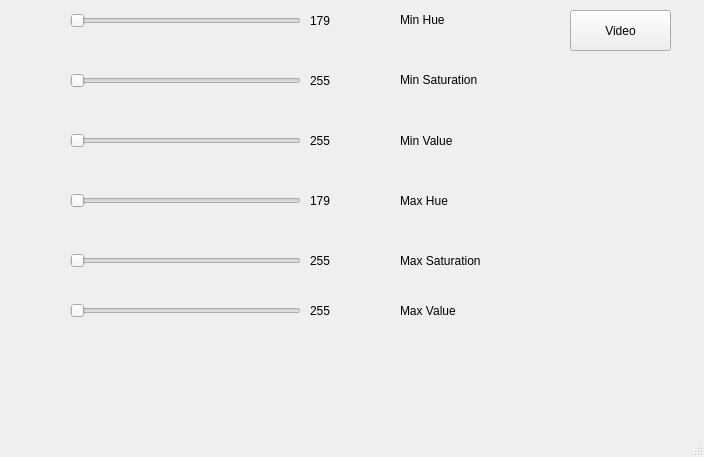
<?xml version="1.0" encoding="UTF-8"?>
<ui version="4.0">
 <class>MainWindow</class>
 <widget class="QMainWindow" name="MainWindow">
  <property name="geometry">
   <rect>
    <x>0</x>
    <y>0</y>
    <width>704</width>
    <height>457</height>
   </rect>
  </property>
  <property name="windowTitle">
   <string>MainWindow</string>
  </property>
  <widget class="QWidget" name="centralwidget">
   <widget class="QSlider" name="hSlider">
    <property name="geometry">
     <rect>
      <x>70</x>
      <y>10</y>
      <width>231</width>
      <height>22</height>
     </rect>
    </property>
    <property name="orientation">
     <enum>Qt::Horizontal</enum>
    </property>
   </widget>
   <widget class="QSlider" name="sSlider">
    <property name="geometry">
     <rect>
      <x>70</x>
      <y>70</y>
      <width>231</width>
      <height>22</height>
     </rect>
    </property>
    <property name="orientation">
     <enum>Qt::Horizontal</enum>
    </property>
   </widget>
   <widget class="QSlider" name="vSlider">
    <property name="geometry">
     <rect>
      <x>70</x>
      <y>130</y>
      <width>231</width>
      <height>22</height>
     </rect>
    </property>
    <property name="orientation">
     <enum>Qt::Horizontal</enum>
    </property>
   </widget>
   <widget class="QLabel" name="label">
    <property name="geometry">
     <rect>
      <x>400</x>
      <y>130</y>
      <width>61</width>
      <height>21</height>
     </rect>
    </property>
    <property name="text">
     <string>Min Value</string>
    </property>
   </widget>
   <widget class="QLabel" name="label_2">
    <property name="geometry">
     <rect>
      <x>400</x>
      <y>70</y>
      <width>91</width>
      <height>20</height>
     </rect>
    </property>
    <property name="text">
     <string>Min Saturation</string>
    </property>
   </widget>
   <widget class="QLabel" name="label_3">
    <property name="geometry">
     <rect>
      <x>400</x>
      <y>10</y>
      <width>61</width>
      <height>20</height>
     </rect>
    </property>
    <property name="text">
     <string>Min Hue</string>
    </property>
   </widget>
   <widget class="QLabel" name="minHue">
    <property name="geometry">
     <rect>
      <x>20</x>
      <y>10</y>
      <width>41</width>
      <height>20</height>
     </rect>
    </property>
    <property name="text">
     <string>&lt;html&gt;&lt;head/&gt;&lt;body&gt;&lt;p align=&quot;right&quot;&gt;&lt;br/&gt;&lt;/p&gt;&lt;/body&gt;&lt;/html&gt;</string>
    </property>
   </widget>
   <widget class="QLabel" name="minSaturation">
    <property name="geometry">
     <rect>
      <x>20</x>
      <y>70</y>
      <width>41</width>
      <height>21</height>
     </rect>
    </property>
    <property name="text">
     <string>&lt;html&gt;&lt;head/&gt;&lt;body&gt;&lt;p align=&quot;right&quot;&gt;&lt;br/&gt;&lt;/p&gt;&lt;/body&gt;&lt;/html&gt;</string>
    </property>
   </widget>
   <widget class="QLabel" name="minValue">
    <property name="geometry">
     <rect>
      <x>20</x>
      <y>130</y>
      <width>41</width>
      <height>21</height>
     </rect>
    </property>
    <property name="text">
     <string>&lt;html&gt;&lt;head/&gt;&lt;body&gt;&lt;p align=&quot;right&quot;&gt;&lt;br/&gt;&lt;/p&gt;&lt;/body&gt;&lt;/html&gt;</string>
    </property>
   </widget>
   <widget class="QLabel" name="maxHue">
    <property name="geometry">
     <rect>
      <x>310</x>
      <y>10</y>
      <width>61</width>
      <height>21</height>
     </rect>
    </property>
    <property name="text">
     <string>179</string>
    </property>
   </widget>
   <widget class="QLabel" name="maxSaturation">
    <property name="geometry">
     <rect>
      <x>310</x>
      <y>70</y>
      <width>61</width>
      <height>21</height>
     </rect>
    </property>
    <property name="text">
     <string>255</string>
    </property>
   </widget>
   <widget class="QLabel" name="maxValue">
    <property name="geometry">
     <rect>
      <x>310</x>
      <y>130</y>
      <width>61</width>
      <height>21</height>
     </rect>
    </property>
    <property name="text">
     <string>255</string>
    </property>
   </widget>
   <widget class="QPushButton" name="Video">
    <property name="geometry">
     <rect>
      <x>570</x>
      <y>10</y>
      <width>101</width>
      <height>41</height>
     </rect>
    </property>
    <property name="text">
     <string>Video</string>
    </property>
   </widget>
   <widget class="QSlider" name="maxHSlider">
    <property name="geometry">
     <rect>
      <x>70</x>
      <y>190</y>
      <width>231</width>
      <height>22</height>
     </rect>
    </property>
    <property name="orientation">
     <enum>Qt::Horizontal</enum>
    </property>
   </widget>
   <widget class="QSlider" name="maxSSlider">
    <property name="geometry">
     <rect>
      <x>70</x>
      <y>250</y>
      <width>231</width>
      <height>22</height>
     </rect>
    </property>
    <property name="orientation">
     <enum>Qt::Horizontal</enum>
    </property>
   </widget>
   <widget class="QSlider" name="maxVSlider">
    <property name="geometry">
     <rect>
      <x>70</x>
      <y>300</y>
      <width>231</width>
      <height>22</height>
     </rect>
    </property>
    <property name="orientation">
     <enum>Qt::Horizontal</enum>
    </property>
   </widget>
   <widget class="QLabel" name="minHue2">
    <property name="geometry">
     <rect>
      <x>20</x>
      <y>190</y>
      <width>41</width>
      <height>21</height>
     </rect>
    </property>
    <property name="text">
     <string/>
    </property>
   </widget>
   <widget class="QLabel" name="minSaturation2">
    <property name="geometry">
     <rect>
      <x>20</x>
      <y>250</y>
      <width>41</width>
      <height>21</height>
     </rect>
    </property>
    <property name="text">
     <string/>
    </property>
   </widget>
   <widget class="QLabel" name="minValue2">
    <property name="geometry">
     <rect>
      <x>20</x>
      <y>300</y>
      <width>41</width>
      <height>21</height>
     </rect>
    </property>
    <property name="text">
     <string/>
    </property>
   </widget>
   <widget class="QLabel" name="label_7">
    <property name="geometry">
     <rect>
      <x>310</x>
      <y>190</y>
      <width>61</width>
      <height>21</height>
     </rect>
    </property>
    <property name="text">
     <string>179</string>
    </property>
   </widget>
   <widget class="QLabel" name="label_8">
    <property name="geometry">
     <rect>
      <x>310</x>
      <y>250</y>
      <width>61</width>
      <height>21</height>
     </rect>
    </property>
    <property name="text">
     <string>255</string>
    </property>
   </widget>
   <widget class="QLabel" name="label_9">
    <property name="geometry">
     <rect>
      <x>310</x>
      <y>300</y>
      <width>61</width>
      <height>21</height>
     </rect>
    </property>
    <property name="text">
     <string>255</string>
    </property>
   </widget>
   <widget class="QLabel" name="label_10">
    <property name="geometry">
     <rect>
      <x>400</x>
      <y>190</y>
      <width>61</width>
      <height>21</height>
     </rect>
    </property>
    <property name="text">
     <string>Max Hue</string>
    </property>
   </widget>
   <widget class="QLabel" name="label_11">
    <property name="geometry">
     <rect>
      <x>400</x>
      <y>250</y>
      <width>91</width>
      <height>21</height>
     </rect>
    </property>
    <property name="text">
     <string>Max Saturation</string>
    </property>
   </widget>
   <widget class="QLabel" name="label_12">
    <property name="geometry">
     <rect>
      <x>400</x>
      <y>300</y>
      <width>81</width>
      <height>21</height>
     </rect>
    </property>
    <property name="text">
     <string>Max Value</string>
    </property>
   </widget>
  </widget>
  <widget class="QMenuBar" name="menubar">
   <property name="geometry">
    <rect>
     <x>0</x>
     <y>0</y>
     <width>704</width>
     <height>21</height>
    </rect>
   </property>
  </widget>
  <widget class="QStatusBar" name="statusbar"/>
 </widget>
 <resources/>
 <connections/>
</ui>
